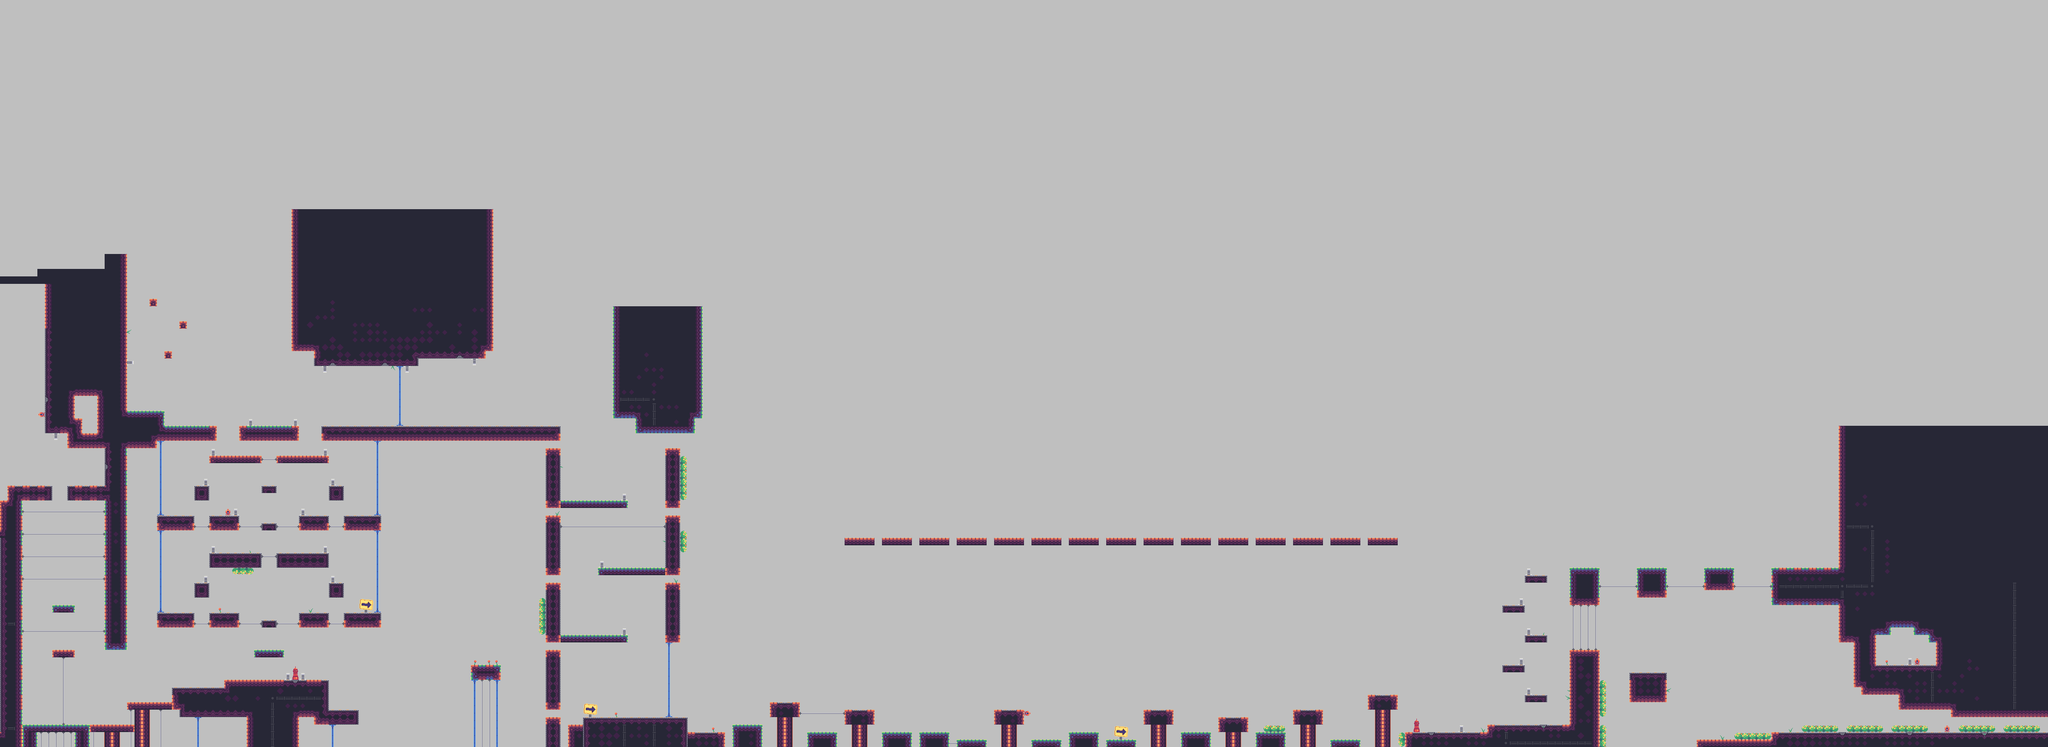

This is a level from a 2D game, rendered from its Tiled map with the project's own tilesets. A one-line summary and the map file follow, with tile-layer data summarised:
An orthogonal 274x100 tile map with 16x16 px tiles, 1 tile layer (Ground), 2 tilesets and 142 objects (82x collect, 55x enemy, 2x checkpoint, powerup, portal, ...).

<map version="1.2" tiledversion="1.3.0" orientation="orthogonal" renderorder="right-down" compressionlevel="0" width="274" height="100" tilewidth="16" tileheight="16" infinite="0" backgroundcolor="#bfbfbf" nextlayerid="30" nextobjectid="566">
 <tileset firstgid="1" name="tesla_tileset" tilewidth="16" tileheight="16" tilecount="99" columns="11">
  <image source="../../assets/tilesets/tesla_tileset.png" width="176" height="144" />
  <tile id="0">
   <properties>
    <property name="collides" type="bool" value="true" />
   </properties>
  </tile>
  <tile id="1">
   <properties>
    <property name="collides" type="bool" value="true" />
   </properties>
  </tile>
  <tile id="2">
   <properties>
    <property name="collides" type="bool" value="true" />
   </properties>
  </tile>
  <tile id="3">
   <properties>
    <property name="collides" type="bool" value="true" />
   </properties>
  </tile>
  <tile id="4">
   <properties>
    <property name="collides" type="bool" value="false" />
   </properties>
  </tile>
  <tile id="5">
   <properties>
    <property name="collides" type="bool" value="false" />
   </properties>
  </tile>
  <tile id="6">
   <properties>
    <property name="collides" type="bool" value="false" />
   </properties>
  </tile>
  <tile id="7">
   <properties>
    <property name="collides" type="bool" value="false" />
   </properties>
  </tile>
  <tile id="11">
   <properties>
    <property name="collides" type="bool" value="true" />
   </properties>
  </tile>
  <tile id="12">
   <properties>
    <property name="collides" type="bool" value="true" />
   </properties>
  </tile>
  <tile id="13">
   <properties>
    <property name="collides" type="bool" value="true" />
   </properties>
  </tile>
  <tile id="14">
   <properties>
    <property name="collides" type="bool" value="true" />
   </properties>
  </tile>
  <tile id="15">
   <properties>
    <property name="collides" type="bool" value="true" />
   </properties>
  </tile>
  <tile id="16">
   <properties>
    <property name="collides" type="bool" value="false" />
   </properties>
  </tile>
  <tile id="17">
   <properties>
    <property name="collides" type="bool" value="false" />
   </properties>
  </tile>
  <tile id="18">
   <properties>
    <property name="collides" type="bool" value="false" />
   </properties>
  </tile>
  <tile id="22">
   <properties>
    <property name="collides" type="bool" value="true" />
   </properties>
  </tile>
  <tile id="23">
   <properties>
    <property name="collides" type="bool" value="true" />
   </properties>
  </tile>
  <tile id="24">
   <properties>
    <property name="collides" type="bool" value="true" />
   </properties>
  </tile>
  <tile id="25">
   <properties>
    <property name="collides" type="bool" value="true" />
   </properties>
  </tile>
  <tile id="26">
   <properties>
    <property name="collides" type="bool" value="true" />
   </properties>
  </tile>
  <tile id="27">
   <properties>
    <property name="collides" type="bool" value="false" />
   </properties>
  </tile>
  <tile id="28">
   <properties>
    <property name="collides" type="bool" value="false" />
   </properties>
  </tile>
  <tile id="29">
   <properties>
    <property name="collides" type="bool" value="false" />
   </properties>
  </tile>
  <tile id="33">
   <properties>
    <property name="collides" type="bool" value="true" />
   </properties>
  </tile>
  <tile id="34">
   <properties>
    <property name="collides" type="bool" value="true" />
   </properties>
  </tile>
  <tile id="35">
   <properties>
    <property name="collides" type="bool" value="true" />
   </properties>
  </tile>
  <tile id="36">
   <properties>
    <property name="collides" type="bool" value="true" />
   </properties>
  </tile>
  <tile id="37">
   <properties>
    <property name="collides" type="bool" value="false" />
   </properties>
  </tile>
  <tile id="38">
   <properties>
    <property name="collides" type="bool" value="false" />
   </properties>
  </tile>
  <tile id="39">
   <properties>
    <property name="collides" type="bool" value="false" />
   </properties>
  </tile>
  <tile id="40">
   <properties>
    <property name="collides" type="bool" value="false" />
   </properties>
  </tile>
  <tile id="44">
   <properties>
    <property name="collides" type="bool" value="true" />
   </properties>
  </tile>
  <tile id="55">
   <properties>
    <property name="collides" type="bool" value="true" />
   </properties>
  </tile>
  <tile id="56">
   <properties>
    <property name="collides" type="bool" value="true" />
   </properties>
  </tile>
  <tile id="66">
   <properties>
    <property name="collides" type="bool" value="true" />
   </properties>
  </tile>
  <tile id="67">
   <properties>
    <property name="collides" type="bool" value="true" />
   </properties>
  </tile>
  <tile id="77">
   <properties>
    <property name="collides" type="bool" value="true" />
   </properties>
  </tile>
  <tile id="78">
   <properties>
    <property name="collides" type="bool" value="true" />
   </properties>
  </tile>
 </tileset>
 <tileset firstgid="100" name="enemies" tilewidth="48" tileheight="48" tilecount="4" columns="0">
  <grid orientation="orthogonal" width="1" height="1" />
  <tile id="0">
   <image width="48" height="48" source="templates/enemies/assets/cannon.png" />
  </tile>
  <tile id="1">
   <image width="48" height="48" source="templates/enemies/assets/coil.png" />
  </tile>
  <tile id="2">
   <image width="48" height="48" source="templates/enemies/assets/legs.png" />
  </tile>
  <tile id="3">
   <image width="48" height="48" source="templates/enemies/assets/vroomba.png" />
  </tile>
 </tileset>
 <layer id="29" name="Ground" width="274" height="100">
  <data>[27400 cells, 3908 non-empty, 47 distinct tile ids]</data>
 </layer>
 <objectgroup id="28" name="Powerups">
  <object id="321" name="powerups" type="powerup" x="1036.67" y="1411.33">
   <properties>
    <property name="typeOf" type="int" value="2" />
   </properties>
   <point />
  </object>
  <object id="565" name="checkpoint" type="checkpoint" x="128" y="1504">
   <point />
  </object>
 </objectgroup>
 <objectgroup id="10" name="Enemies">
  <object id="239" name="coil" type="enemy" gid="101" x="49.33" y="1133.33" width="48" height="48">
   <properties>
    <property name="dir_x" type="int" value="0" />
    <property name="dir_y" type="int" value="0" />
   </properties>
  </object>
  <object id="240" name="coil" type="enemy" gid="101" x="159.33" y="1163" width="48" height="48">
   <properties>
    <property name="dir_x" type="int" value="0" />
    <property name="dir_y" type="int" value="0" />
   </properties>
  </object>
  <object id="241" name="coil" type="enemy" gid="101" x="60" y="1186.33" width="48" height="48">
   <properties>
    <property name="dir_x" type="int" value="0" />
    <property name="dir_y" type="int" value="0" />
   </properties>
  </object>
  <object id="242" name="coil" type="enemy" gid="101" x="176" y="1193.33" width="48" height="48">
   <properties>
    <property name="dir_x" type="int" value="0" />
    <property name="dir_y" type="int" value="0" />
   </properties>
  </object>
  <object id="243" name="coil" type="enemy" gid="101" x="49.67" y="1240.67" width="48" height="48">
   <properties>
    <property name="dir_x" type="int" value="0" />
    <property name="dir_y" type="int" value="0" />
   </properties>
  </object>
  <object id="245" name="coil" type="enemy" gid="101" x="172" y="1256.67" width="48" height="48">
   <properties>
    <property name="dir_x" type="int" value="0" />
    <property name="dir_y" type="int" value="0" />
   </properties>
  </object>
  </objectgroup>
 <objectgroup id="13" name="Coins">
  <!-- 82 objects omitted --></objectgroup>
 <objectgroup id="12" name="Player">
  <!-- 3 objects omitted --></objectgroup>
</map>
<!-- 134 of 142 objects omitted -->
